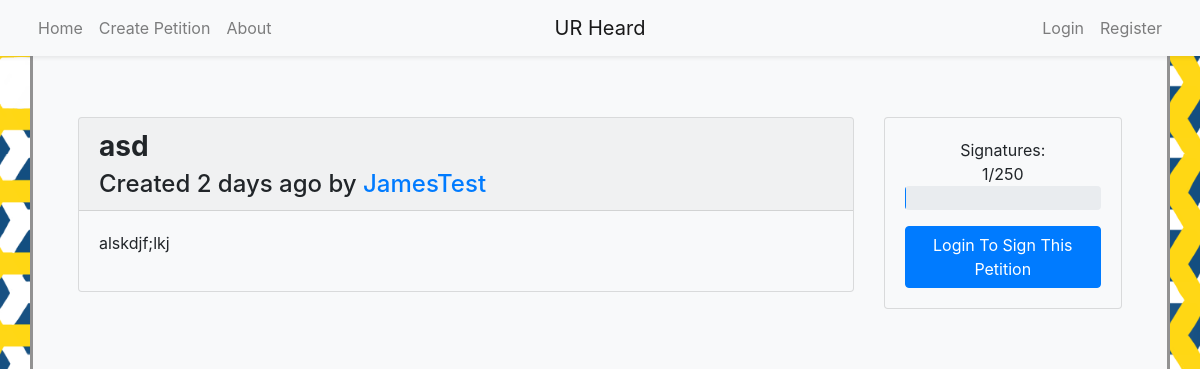
Page /petition/3 on the earlier database version.
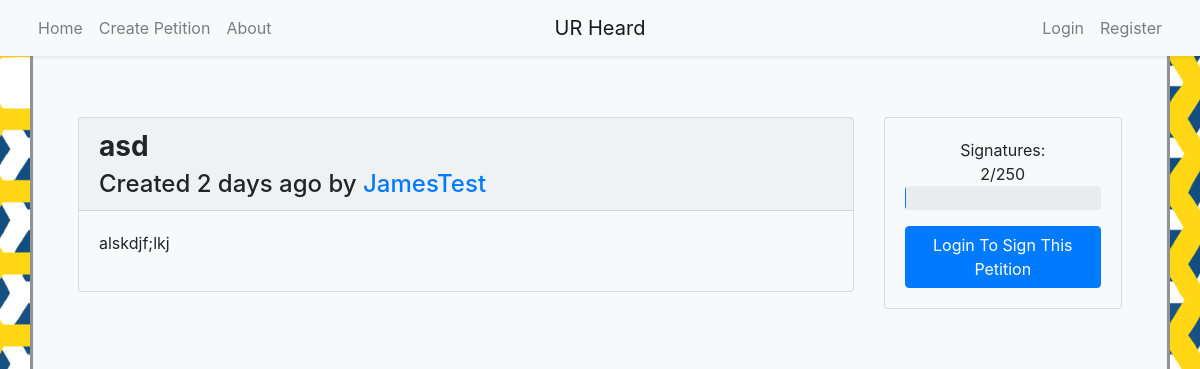
Same page on the later database version.
### models.py (models this page shows, shortened)
class Petition(db.Model):
	__tablename__ = 'petition'
	id = db.Column(db.Integer, primary_key=True)
	title = db.Column(db.String(80), nullable=False)
	body = db.Column(db.Text, nullable=False)
	author_id = db.Column(db.Integer, db.ForeignKey('user.id'), nullable=False)
	author = db.relationship('User', backref='petition')
	timestamp = db.Column(db.DateTime, default=datetime.utcnow)
	signers = db.relationship('User', secondary=signature, backref='signed_petitions')
	initial_signatures = 0
	signature_count = db.Column(db.Integer, default=initial_signatures)

class User(UserMixin, db.Model):
	__tablename__ = 'user'
	id = db.Column(db.Integer, primary_key=True)
	name = db.Column(db.String(50), nullable=False, unique=True, index=True)
	email = db.Column(db.String(50), unique=True, index=True)
	password_hash = db.Column(db.String(128))
	@property
	def password(self):
		raise AttributeError('password is not a readable attribute')

### app.py (the view)
@app.route('/petition/<int:id>', methods=['GET', 'POST'])
def petition(id):
	petition = Petition.query.get_or_404(id)
	signature = db.session.query(models.signature).filter_by(petition_id=id).all()
	form = signatureForm()
	signed = False
	if current_user.is_authenticated:
		signed = True if Petition.query.join(User.signed_petitions).filter(User.id==current_user.id, Petition.id==id).first() != None else False
		if form.validate_on_submit():
			current_signer=User.query.get_or_404(form.user_id.data)
			try:
				if signed:
					petition.signers.remove(current_signer)
				else:
					petition.signers.append(current_signer)
				petition.signature_count = len(petition.signers)
				print(len(petition.signers))
				db.session.add(petition)
				db.session.commit()
				return redirect(url_for('petition', id=id))
			except:
				flash("An issue occurred with the signature feature.")
				return redirect(url_for('petition', id=id))
		if signed:
			print('Exists')
			return render_template('petition.html', petition=petition, signature=signature, form=form, signed=True)
		else:
			return render_template('petition.html', petition=petition, signature=signature, form=form, signed=False)
	else:
		return render_template('petition.html', petition=petition, signature=signature, form=form)

### templates/petition.html (shortened to what this page needs)
{% extends "base.html" %}
{% block content %}
	<article class="container">
		<div class="row py-3">
			<div class="col-3 order-2" id="side-panel">
				<div class="sticky-top">
					<div class="card bg-light mb-3" style="max-width: 18rem;">
						<div class="card-body">
							<p class="text-center mb-0">Signatures:</p>
							<p class="text-center my-0 pt-0">{{petition.signature_count}}/250</p>
							<div class="progress mb-3" style="height:2em;">
							</div>
							{% if current_user.is_authenticated %}
								<form method="post">
									{{ form.csrf_token }}
									{{ form.user_id(value=current_user.id) }}
									{{ form.petition_id(value=petition.id) }}
									{% if signed %}
										{{ form.submit(value="Unsign This Petition", class_="btn btn-primary w-100") }}
									{% else %}
										{{ form.submit(value="Sign This Petition", class_="btn btn-primary w-100") }}
									{% endif %}
								</form>
							{% else %}
								<a href="/login?next=%2Fpetition%2F{{petition.id}}" class="btn btn-primary text-wrap w-100" style="max-width:100%">Login To Sign This Petition</a>
							{% endif %}
						</div>
					</div>
				</div>
			</div>
			<div class="col" id="main">
				<div class="card bg-light mb3" style="max-width: 100rem;">
					<heading class="card-header">
						<h3 class="card-title font-weight-bold">{{petition.title}}</h3>
						<h4 class="card-subtitle">Created {{moment(petition.timestamp).fromNow()}} by <a href="/profile/{{petition.author_id}}">{{petition.author.name}}</a></h4>
					</heading>
					<div class="card-body">
						<p style="white-space: pre-wrap;">{{petition.body}}</p>
					</div>
				</div>
			</div>
		</div>
	</article>
{% endblock content %}

### templates/base.html (shortened to what this page needs)
{% from 'bootstrap/nav.html' import render_nav_item %}
{% from 'bootstrap/utils.html' import render_messages %}
{% import "bootstrap/form.html" as wtf %}
<!DOCTYPE html>
<html lang="en">
	<head>
		{% block head %}
			{% block styles %}
				{{ bootstrap.load_css() }}
			{% endblock styles %}
		{% endblock head %}
	</head>
	<body>
		<nav class="navbar navbar-expand-sm bg-light navbar-light sticky-top shadow-sm">
			<div class="container justify-content-around px-0">
				<ul class="navbar-nav ml-auto w-50">
					{{ render_nav_item('index', 'Home', use_li=True) }}
					{{ render_nav_item('create', 'Create Petition', use_li=True) }}
					{{ render_nav_item('about', 'About', use_li=True) }}
				</ul>
				<a href="/" class="navbar-brand mx-auto d-block text-center w-25">UR Heard</a>
				<ul class="navbar-nav mr-auto w-50 justify-content-end">
					{% if current_user.is_authenticated %}
						{{ render_nav_item('profile', current_user.name, use_li=True, id=current_user.id) }}
						{{ render_nav_item('logout', 'Logout', use_li=True) }}
					{% else %}
						{{ render_nav_item('login', 'Login', use_li=True) }}
						{{ render_nav_item('register', 'Register', use_li=True) }}
					{% endif %}
				</ul>
			</div>
		</nav>
		<div class="container bg-light" id="shadow">
			<div class="container bg-light" id="content">
			{% block content %}{% endblock content %}
			</div>
		</div>
	</body>
</html>

Differences in the rows shown:
changed Petition "asd": signature_count "1" → "2"
